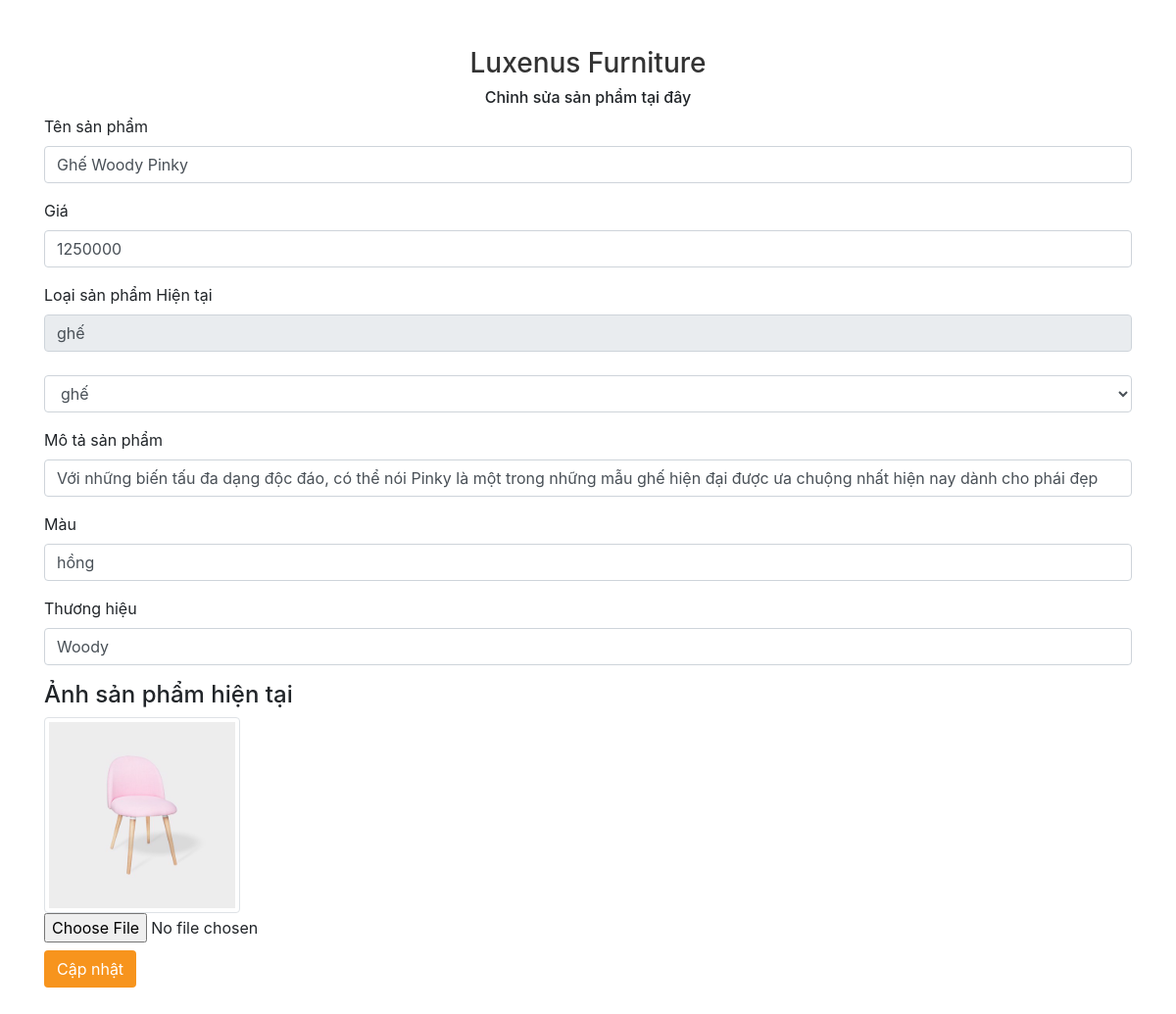
Screenshot of /admin/edit_product.php?id=2 with the database file from the repository.
### tables this page shows
CREATE TABLE `product` (
  `id` int(11) NOT NULL,
  `product_name` varchar(50) NOT NULL,
  `price` int(11) NOT NULL,
  `category_id` int(11) NOT NULL,
  `description` text NOT NULL,
  `color` varchar(30) NOT NULL,
  `brand` varchar(30) NOT NULL,
  `img` text NOT NULL
);

CREATE TABLE `category` (
  `id` int(11) NOT NULL,
  `category_name` varchar(20) DEFAULT NULL
);

### admin/handleFunction_admin_page.php (called while the page is built, shortened)
<?php
    function get_data_product($id){
        include '../model/PDOconnect.php';
        $sql = "select * from category ct join product p on ct.id = p.category_id where p.id = ?";
        $stmt = $conn -> prepare($sql);
        $stmt->execute([$id]);
        $result = $stmt -> fetch();
        return $result;
    }
    function get_category_name(){
        include '../model/PDOconnect.php';
        $sql = "select * from category";
        $stmt = $conn -> prepare($sql);
        $stmt->execute();
        $result = $stmt -> fetchAll();
        return $result;
    }
?>

### admin/edit_product.php (the view, shortened to what this page needs)
<?php
    include './handleFunction_admin_page.php';
    if(isset($_GET['id'])){
        $id = $_GET['id'];
        $product_data = get_data_product($id);
        $product = get_category_name();
        }
?>
<!DOCTYPE html>
<html lang="en">
<head>
    <link rel="stylesheet" href="https://cdn.jsdelivr.net/npm/bootstrap@4.6.2/dist/css/bootstrap.min.css">
    <link rel="stylesheet" href="https://cdnjs.cloudflare.com/ajax/libs/font-awesome/5.15.4/css/all.min.css" />
    <link rel="stylesheet" href="css/style.css" type="text/css">
</head>
<body>
    <main class="container">
        <a id="back_to_home_admin" href="">
            <h3 class="text-center mt-5">Luxenus Furniture</h3>
        </a>
        <h6 class="text-center">Chỉnh sửa sản phẩm tại đây</h6>
        <form method="post" action="?edit_product&id=<?php if(isset($_GET['id'])) echo $_GET['id']?>" class="mb-5" enctype="multipart/form-data">
            <div class="form-group">
                <label for="name_product_edit">Tên sản phẩm</label>
                <input type="text" class="form-control" id="name_product_edit" name="name_product_edit" value="<?php echo $product_data['product_name']?>" required>
            </div>
            <div class="form-group">
                <label for="price_product_edit">Giá</label>
                <input type="text" class="form-control" id="price_product_edit" name="price_product_edit" value="<?php echo $product_data['price']?>" required>
            </div>
            <div class="form-group">
                <label for="type_product_edit">Loại sản phẩm</label>
                <span>Hiện tại</span>
                <input type="text" class="form-control" id="type_product_edit" name="type_product_edit_old" value="<?php echo $product_data['category_name']?>" disabled>
                <br>
                <select id="type_product_edit" name="type_product_edit" class="form-control" required>
                    <?php foreach($product as $value) {?>
                        <option value="<?php echo $value['category_name']?>" <?php if($value['category_name'] == $product_data['category_name'] ) echo 'selected';?>><?php echo $value['category_name'];?></option>
                    <?php }?>
                </select>
            </div>
            <div class="form-group">
                <label for="des_product_edit">Mô tả sản phẩm</label>
                <div>
                    <input type="text" class="form-control" id="description_product_edit" name="description_product_edit" value="<?php echo $product_data['description']?>" required>
                </div>
            </div>
            <div class="form-group">
                <label for="color_product_edit">Màu</label>
                <input type="text" class="form-control" id="color_product_edit" name="color_product_edit" value="<?php echo $product_data['color']?>" required>
            </div>
            <div class="form-group">
                <label for="brand_product_edit">Thương hiệu</label>
                <input type="text" class="form-control" id="brand_product_edit" name="brand_product_edit" value="<?php echo $product_data['brand']?>" required>
            </div>
            <div>
                <h4>Ảnh sản phẩm hiện tại</h4>
                <img src="./upload/<?php echo $product_data['img']?>" class="img-thumbnail" alt="..." width="200px" height="200px">
            </div>
            <div class="custom-file">
                <input type="file"
                id="fileToUpload" name="img_product"
                accept="image/png, image/jpeg">
            </div>
            <button id="btn_edit_product_edit" name="btn_edit_product" type="submit" class="btn">Cập nhật</button>
        </form>
    </main>
</body>
</html>

### admin/css/style.css (style rules this page uses)
#back_to_home_admin { color: #333; text-decoration: none; }
#btn_add_admin, #btn_add_product_add, #btn_edit_product_edit { background-color: rgb(247,148,29); color: #fff; }

### rows the page displays
product: name_product_edit "Ghế Woody Pinky", price_product_edit "1250000", type_product_edit_old "ghế", description_product_edit "Với những biến tấu đa dạng độc đáo, có thể nói Pinky là một trong những mẫu ghế hiện đại được ưa chuộng nhất hiện nay dành cho phái đẹp", color_product_edit "hồng", brand_product_edit "Woody", img (picture)

### other values shown
form field type_product_edit "ghế"
